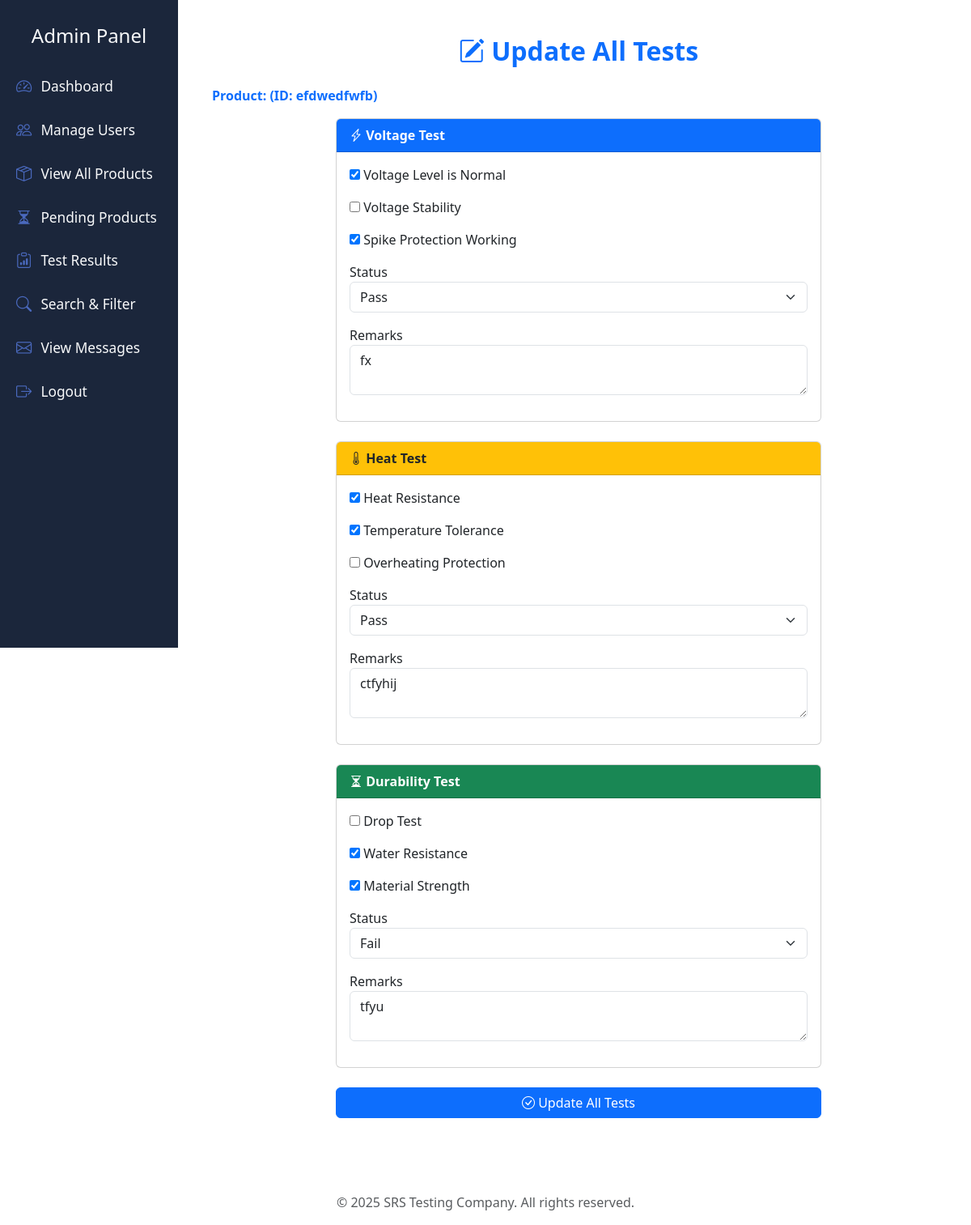
The app's page /srs_testing/admin/update_test.php?product_id=2 (signed in) with its own data.
### tables this page shows
CREATE TABLE `products` (
  `id` int(11) NOT NULL,
  `user_id` int(11) NOT NULL,
  `product_id` varchar(10) NOT NULL,
  `product_name` varchar(100) NOT NULL,
  `description` text DEFAULT NULL,
  `created_at` timestamp NOT NULL DEFAULT current_timestamp(),
  `product_code` varchar(20) DEFAULT NULL,
  `revision` varchar(10) DEFAULT NULL,
  `manufacture_no` varchar(10) DEFAULT NULL,
  `status` varchar(20) DEFAULT NULL,
  `remarks` text DEFAULT NULL,
  `test_type` varchar(50) DEFAULT NULL,
  `tested_by` varchar(100) DEFAULT NULL,
  `tested_at` datetime DEFAULT NULL
);

CREATE TABLE `voltage_tests` (
  `id` int(11) NOT NULL,
  `product_id` int(11) NOT NULL,
  `voltage_level` tinyint(1) DEFAULT NULL,
  `voltage_stability` tinyint(1) DEFAULT NULL,
  `voltage_spike_protection` tinyint(1) DEFAULT NULL,
  `status` enum('Pass','Fail') DEFAULT NULL,
  `remarks` text DEFAULT NULL,
  `tested_by` varchar(100) DEFAULT NULL,
  `tested_at` datetime DEFAULT current_timestamp()
);

CREATE TABLE `heat_tests` (
  `id` int(11) NOT NULL,
  `product_id` int(11) NOT NULL,
  `heat_resistance` tinyint(1) DEFAULT NULL,
  `temperature_tolerance` tinyint(1) DEFAULT NULL,
  `overheating_protection` tinyint(1) DEFAULT NULL,
  `status` enum('Pass','Fail') DEFAULT NULL,
  `remarks` text DEFAULT NULL,
  `tested_by` varchar(100) DEFAULT NULL,
  `tested_at` datetime DEFAULT current_timestamp()
);

CREATE TABLE `durability_tests` (
  `id` int(11) NOT NULL,
  `product_id` int(11) NOT NULL,
  `drop_test` tinyint(1) DEFAULT NULL,
  `water_resistance` tinyint(1) DEFAULT NULL,
  `material_strength` tinyint(1) DEFAULT NULL,
  `status` enum('Pass','Fail') DEFAULT NULL,
  `remarks` text DEFAULT NULL,
  `tested_by` varchar(100) DEFAULT NULL,
  `tested_at` datetime DEFAULT current_timestamp()
);

### srs_testing/admin/update_test.php (the view, shortened to what this page needs)
<?php
include '../includes/db.php';
$product_id = $_GET['product_id'];
$stmt = $pdo->prepare("SELECT product_id, product_name FROM products WHERE id = ?");
$stmt->execute([$product_id]);
$product = $stmt->fetch();
function fetchTest($pdo, $table, $product_id) {
    $q = $pdo->prepare("SELECT * FROM $table WHERE product_id = ? ORDER BY tested_at DESC LIMIT 1");
    $q->execute([$product_id]);
    return $q->fetch();
}
$voltage = fetchTest($pdo, 'voltage_tests', $product_id);
$heat = fetchTest($pdo, 'heat_tests', $product_id);
$durability = fetchTest($pdo, 'durability_tests', $product_id);
?>
<?php include '../includes/header.php'; ?>
<div class="container py-4">
  <h2 class="mb-4 text-center fw-bold text-primary"><i class="bi bi-pencil-square"></i> Update All Tests</h2>
  <div class="mb-3 fw-bold text-primary">
    Product: <?= htmlspecialchars($product['product_name']) ?> (ID: <?= htmlspecialchars($product['product_id']) ?>)
  </div>
  <form method="POST" style="max-width:600px;margin:0 auto;">
    <div class="card mb-4">
      <div class="card-header bg-primary text-white fw-bold"><i class="bi bi-lightning-charge"></i> Voltage Test</div>
      <div class="card-body">
        <div class="mb-3">
          <label><input type="checkbox" name="voltage_level" <?= !empty($voltage['voltage_level']) ? 'checked' : '' ?>> Voltage Level is Normal</label>
        </div>
        <div class="mb-3">
          <label><input type="checkbox" name="voltage_stability" <?= !empty($voltage['voltage_stability']) ? 'checked' : '' ?>> Voltage Stability</label>
        </div>
        <div class="mb-3">
          <label><input type="checkbox" name="voltage_spike_protection" <?= !empty($voltage['voltage_spike_protection']) ? 'checked' : '' ?>> Spike Protection Working</label>
        </div>
        <div class="mb-3">
          <label>Status</label>
          <select name="voltage_status" required class="form-select">
            <option value="Pass" <?= (isset($voltage['status']) && $voltage['status']=='Pass') ? 'selected' : '' ?>>Pass</option>
          </select>
        </div>
        <div class="mb-3">
          <label>Remarks</label>
          <textarea name="voltage_remarks" class="form-control" rows="2"><?= htmlspecialchars($voltage['remarks'] ?? '') ?></textarea>
        </div>
      </div>
    </div>
    <div class="card mb-4">
      <div class="card-header bg-warning text-dark fw-bold"><i class="bi bi-thermometer-half"></i> Heat Test</div>
      <div class="card-body">
        <div class="mb-3">
          <label><input type="checkbox" name="heat_resistance" <?= !empty($heat['heat_resistance']) ? 'checked' : '' ?>> Heat Resistance</label>
        </div>
        <div class="mb-3">
          <label><input type="checkbox" name="temperature_tolerance" <?= !empty($heat['temperature_tolerance']) ? 'checked' : '' ?>> Temperature Tolerance</label>
        </div>
        <div class="mb-3">
          <label><input type="checkbox" name="overheating_protection" <?= !empty($heat['overheating_protection']) ? 'checked' : '' ?>> Overheating Protection</label>
        </div>
        <div class="mb-3">
          <label>Status</label>
          <select name="heat_status" required class="form-select">
            <option value="Pass" <?= (isset($heat['status']) && $heat['status']=='Pass') ? 'selected' : '' ?>>Pass</option>
          </select>
        </div>
        <div class="mb-3">
          <label>Remarks</label>
          <textarea name="heat_remarks" class="form-control" rows="2"><?= htmlspecialchars($heat['remarks'] ?? '') ?></textarea>
        </div>
      </div>
    </div>
    <div class="card mb-4">
      <div class="card-header bg-success text-white fw-bold"><i class="bi bi-hourglass-split"></i> Durability Test</div>
      <div class="card-body">
        <div class="mb-3">
          <label><input type="checkbox" name="drop_test" <?= !empty($durability['drop_test']) ? 'checked' : '' ?>> Drop Test</label>
        </div>
        <div class="mb-3">
          <label><input type="checkbox" name="water_resistance" <?= !empty($durability['water_resistance']) ? 'checked' : '' ?>> Water Resistance</label>
        </div>
        <div class="mb-3">
          <label><input type="checkbox" name="material_strength" <?= !empty($durability['material_strength']) ? 'checked' : '' ?>> Material Strength</label>
        </div>
        <div class="mb-3">
          <label>Status</label>
          <select name="durability_status" required class="form-select">
            <option value="Fail" <?= (isset($durability['status']) && $durability['status']=='Fail') ? 'selected' : '' ?>>Fail</option>
          </select>
        </div>
        <div class="mb-3">
          <label>Remarks</label>
          <textarea name="durability_remarks" class="form-control" rows="2"><?= htmlspecialchars($durability['remarks'] ?? '') ?></textarea>
        </div>
      </div>
    </div>
    <button type="submit" class="btn btn-primary w-100"><i class="bi bi-check-circle"></i> Update All Tests</button>
  </form>
</div>
<?php include '../includes/footer.php'; ?>

### records on screen
products: product "efdwedfwfb"
voltage_tests: voltage_level "☑", voltage_spike_protection "☑", voltage_status "Pass", voltage_remarks "fx"
heat_tests: heat_resistance "☑", temperature_tolerance "☑", heat_status "Pass", heat_remarks "ctfyhij"
durability_tests: water_resistance "☑", material_strength "☑", durability_status "Fail", durability_remarks "tfyu"
